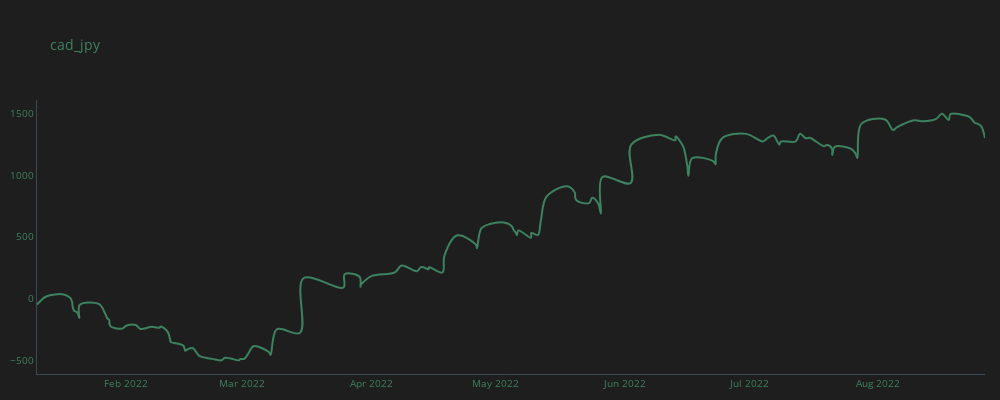

Notebook code for this chart:
### Code cell
plot_line(trades_cad_jpy, 'cad_jpy')

### Figure 1 — Plotly figure (JSON) as saved in the notebook; plotly's stock layout.template omitted (floating-point values rounded to 4 significant figures; data arrays with more than 128 entries replaced by an {"elided": "..."} marker saying what was removed)
{"data": [{"line": {"color": "#3d825f", "shape": "spline", "width": 2}, "mode": "lines", "name": "cad_jpy", "type": "scatter", "x": {"elided": "139 str values"}, "y": {"elided": "139 float values"}}], "layout": {"font": {"color": "#3d825f", "size": 10}, "height": 400, "margin": {"b": 10, "l": 15, "r": 15}, "paper_bgcolor": "#1e1e1e", "plot_bgcolor": "#1e1e1e", "title": {"text": "cad_jpy"}, "width": 1000, "xaxis": {"linecolor": "#3a4a54", "linewidth": 1, "showgrid": false, "zeroline": false}, "yaxis": {"linecolor": "#3a4a54", "linewidth": 1, "showgrid": false, "zeroline": false}}}
